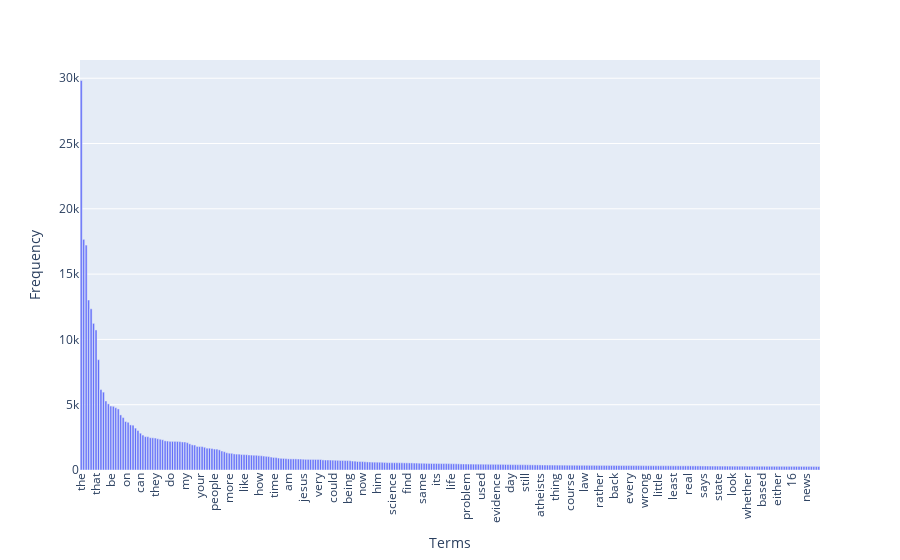

The code cell stored with this chart in its notebook:
### Markdown cell above
### >>> **Exercise 14 (take home):** 
Additionally, you can attempt to sort the terms on the `x-axis` by frequency instead of in alphabetical order. This way the visualization is more meaninfgul and you will be able to observe the so called [long tail](https://en.wikipedia.org/wiki/Long_tail) (get familiar with this term since it will appear a lot in data mining and other statistics courses). see picture below

![alt txt](https://upload.wikimedia.org/wikipedia/commons/thumb/8/8a/Long_tail.svg/1000px-Long_tail.svg.png)

### Code cell
# Answer here
import numpy as np
import plotly.express as px

sorted_idx = np.argsort(freqs)[::-1]   # 由大到小排序
sorted_words = vocab[sorted_idx]
sorted_freqs = freqs[sorted_idx]

fig = px.bar(
    x=sorted_words[:300],    
    y=sorted_freqs[:300],
    labels={'x': 'Terms', 'y': 'Frequency'}
)
fig.update_layout(xaxis_tickangle=-90)
fig.show()

### Figure 1 — Plotly figure (JSON) as saved in the notebook; plotly's stock layout.template omitted (floating-point values rounded to 4 significant figures; data arrays with more than 128 entries replaced by an {"elided": "..."} marker saying what was removed)
{"data": [{"hovertemplate": "Terms=%{x}<br>Frequency=%{y}<extra></extra>", "legendgroup": "", "marker": {"color": "#636efa", "pattern": {"shape": ""}}, "name": "", "orientation": "v", "showlegend": false, "textposition": "auto", "type": "bar", "x": {"elided": "300 str values"}, "xaxis": "x", "y": {"elided": "300 int values"}, "yaxis": "y"}], "layout": {"barmode": "relative", "legend": {"tracegroupgap": 0}, "margin": {"t": 60}, "xaxis": {"anchor": "y", "domain": [0, 1], "tickangle": -90, "title": {"text": "Terms"}}, "yaxis": {"anchor": "x", "domain": [0, 1], "title": {"text": "Frequency"}}}}
